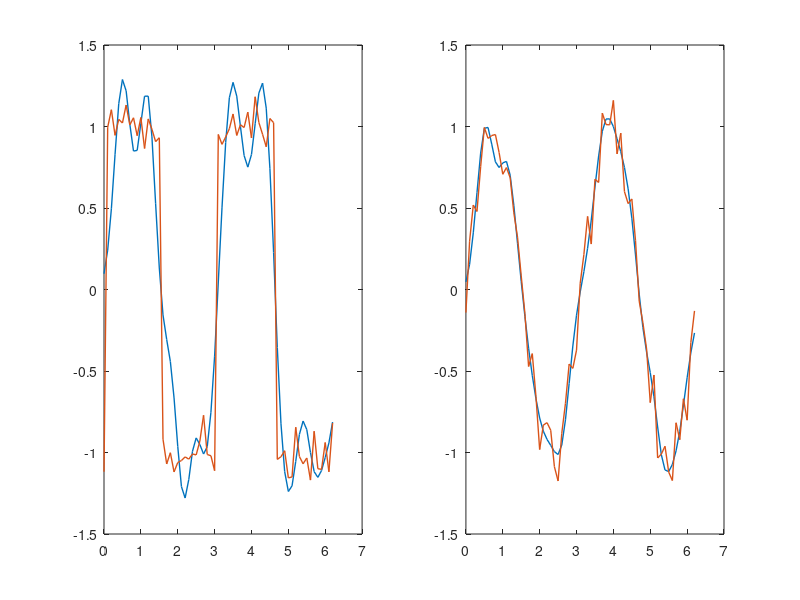

Reproduce this figure in MATLAB.
%
%3.1 Test
clear all
close all

x_input = 0:0.1:2*pi;
x_test = 6:5:61;

% f_sin = (sin(2*x_input));
% f_square = sign(2*f_sin);

%With added noise
f_sin = (sin(2*x_input))+ randn(1,length(x_input))*0.1;
f_square = sign(2*f_sin)+ randn(1,length(x_input))*0.1;

n_nodes = 30;
epochs = 300;
eta = 0.01;%You can use larger step size with on line learning, as it updates more slowly
holdout = 5;

w_r = 0.1 *randn(1,n_nodes)';
w_s = 0.1 *randn(1,n_nodes)';

%Linearly spaced nodes
mu_r = linspace(0,2*pi,n_nodes)'; 
mu_s = linspace(0,2*pi,n_nodes)';

%Randomly placed nodes
mu_r = rand(n_nodes,1)*2*pi; 
mu_s = rand(n_nodes,1)*2*pi;

%Tailor placed nodes
% mu_r = linspace(0,2*pi,n_nodes)'; 
% mu_s = linspace(0,2*pi,n_nodes)';

sigma_r = ones(1,n_nodes)'*0.1*0.5; %Largers variance increases variance, duh, and minimizes bias
sigma_s = ones(1,n_nodes)'*0.1*0.5;

rbf_nodes_r = exp(-(x_input-mu_r).^2./(2*sigma_r));
rbf_nodes_s = exp(-(x_input-mu_s).^2./(2*sigma_s));

residual_r = [];
residual_s = [];

output_r_update = zeros(1,length(x_input));
output_s_update = zeros(1,length(x_input));

for k = 1:epochs
    for j = 1:length(x_input)
    output_r = sum(w_r.*rbf_nodes_r(:,j));
    output_s = sum(w_s.*rbf_nodes_s(:,j));

    ksi_r = 0.5*(output_r - f_square(j)).^2;
    ksi_s = 0.5*(output_s - f_sin(j)).^2;

    e_r = (f_square(j) - output_r);
    e_s = (f_sin(j) - output_s);

    delta_r = eta*e_r.*rbf_nodes_r(:,j);
    delta_s = eta*e_s.*rbf_nodes_s(:,j);

    w_r = w_r + delta_r;
    w_s = w_s + delta_s;


%     diff_r = mean((output_r - f_square).^2);
%     diff_s = mean((output_s - f_sin).^2);

    output_r_update(j) = sum(w_r.*rbf_nodes_r(:,j));
    output_s_update(j) = sum(w_s.*rbf_nodes_s(:,j));

%     residual_r = [residual_r,mean(abs(output_r_update(x_test) - f_square(x_test)))];
%     residual_s = [residual_s,mean(abs(output_s_update(x_test) - f_sin(x_test)))];

%     plot(x_input,output_r_update)
%     hold on
%     plot(x_input,f_square)
%     for i = 1:size(rbf_nodes_r,1)
%         plot(x_input,rbf_nodes_r(i,:),'linestyle','-.')
%     end
%     hold off
%     drawnow

    % pause(0.1)    
    end
end

subplot(1,2,1)
plot(x_input,output_r_update, 'linewidth',1)
hold on
plot(x_input,f_square, 'linewidth',1)
% for i = 1:size(rbf_nodes_r,1)
%     plot(x_input,rbf_nodes_r(i,:),'linestyle','-.')
% end

subplot(1,2,2)
plot(x_input,output_s_update, 'linewidth',1)
hold on
plot(x_input,f_sin, 'linewidth',1)
% for i = 1:size(rbf_nodes_s,1)
%     plot(x_input,rbf_nodes_s(i,:),'linestyle','-.')
% end

residual_r_step = mean(abs(sign(output_r_update(x_test)) - f_square(x_test)))
residual_s = mean(abs(output_s_update(x_test) - f_sin(x_test)))
residual_r = mean(abs(output_r_update(x_test) - f_square(x_test)))